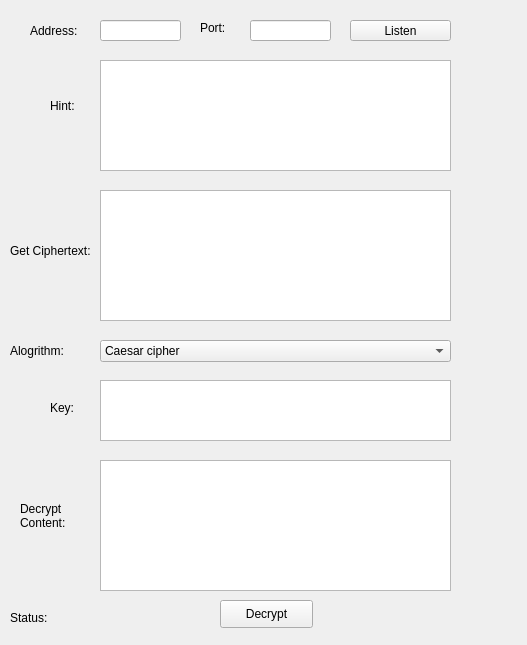
<?xml version="1.0" encoding="UTF-8"?>
<ui version="4.0">
 <class>cryptDlg</class>
 <widget class="QWidget" name="cryptDlg">
  <property name="geometry">
   <rect>
    <x>0</x>
    <y>0</y>
    <width>527</width>
    <height>645</height>
   </rect>
  </property>
  <property name="windowTitle">
   <string>Form</string>
  </property>
  <widget class="QTextEdit" name="getCipherTextEdit">
   <property name="geometry">
    <rect>
     <x>100</x>
     <y>190</y>
     <width>351</width>
     <height>131</height>
    </rect>
   </property>
  </widget>
  <widget class="QTextEdit" name="putPlaintextEdit">
   <property name="geometry">
    <rect>
     <x>100</x>
     <y>460</y>
     <width>351</width>
     <height>131</height>
    </rect>
   </property>
  </widget>
  <widget class="QLabel" name="label_3">
   <property name="geometry">
    <rect>
     <x>10</x>
     <y>230</y>
     <width>91</width>
     <height>41</height>
    </rect>
   </property>
   <property name="text">
    <string>Get Ciphertext:</string>
   </property>
   <property name="wordWrap">
    <bool>true</bool>
   </property>
  </widget>
  <widget class="QLabel" name="label_2">
   <property name="geometry">
    <rect>
     <x>20</x>
     <y>490</y>
     <width>71</width>
     <height>51</height>
    </rect>
   </property>
   <property name="text">
    <string>Decrypt Content:</string>
   </property>
   <property name="wordWrap">
    <bool>true</bool>
   </property>
  </widget>
  <widget class="QLabel" name="label_4">
   <property name="geometry">
    <rect>
     <x>10</x>
     <y>330</y>
     <width>91</width>
     <height>41</height>
    </rect>
   </property>
   <property name="text">
    <string>Alogrithm:</string>
   </property>
   <property name="wordWrap">
    <bool>true</bool>
   </property>
  </widget>
  <widget class="QPushButton" name="decryptBtn">
   <property name="geometry">
    <rect>
     <x>220</x>
     <y>600</y>
     <width>93</width>
     <height>28</height>
    </rect>
   </property>
   <property name="text">
    <string>Decrypt</string>
   </property>
  </widget>
  <widget class="QComboBox" name="alogrithmBox">
   <property name="geometry">
    <rect>
     <x>100</x>
     <y>340</y>
     <width>351</width>
     <height>22</height>
    </rect>
   </property>
   <item>
    <property name="text">
     <string>Caesar cipher</string>
    </property>
   </item>
   <item>
    <property name="text">
     <string>Keyword cipher</string>
    </property>
   </item>
   <item>
    <property name="text">
     <string>Multiliteral cipher</string>
    </property>
   </item>
   <item>
    <property name="text">
     <string>Affine cipher</string>
    </property>
   </item>
   <item>
    <property name="text">
     <string>Vigenere cipher</string>
    </property>
   </item>
   <item>
    <property name="text">
     <string>Autokey plaintext</string>
    </property>
   </item>
   <item>
    <property name="text">
     <string>Autokey ciphertext</string>
    </property>
   </item>
   <item>
    <property name="text">
     <string>Playfair cipher</string>
    </property>
   </item>
   <item>
    <property name="text">
     <string>Permutation cipher</string>
    </property>
   </item>
   <item>
    <property name="text">
     <string>Column permutation cipher</string>
    </property>
   </item>
   <item>
    <property name="text">
     <string>Double-Transposition cipher</string>
    </property>
   </item>
   <item>
    <property name="text">
     <string>RC4</string>
    </property>
   </item>
   <item>
    <property name="text">
     <string>CA</string>
    </property>
   </item>
   <item>
    <property name="text">
     <string>DES</string>
    </property>
   </item>
   <item>
    <property name="text">
     <string>AES</string>
    </property>
   </item>
   <item>
    <property name="text">
     <string>RSA</string>
    </property>
   </item>
   <item>
    <property name="text">
     <string>ECC</string>
    </property>
   </item>
  </widget>
  <widget class="QLabel" name="label_5">
   <property name="geometry">
    <rect>
     <x>50</x>
     <y>400</y>
     <width>41</width>
     <height>16</height>
    </rect>
   </property>
   <property name="text">
    <string>Key:</string>
   </property>
  </widget>
  <widget class="QTextEdit" name="keyTextEdit">
   <property name="geometry">
    <rect>
     <x>100</x>
     <y>380</y>
     <width>351</width>
     <height>61</height>
    </rect>
   </property>
  </widget>
  <widget class="QLabel" name="label_6">
   <property name="geometry">
    <rect>
     <x>50</x>
     <y>90</y>
     <width>51</width>
     <height>31</height>
    </rect>
   </property>
   <property name="text">
    <string>Hint:</string>
   </property>
  </widget>
  <widget class="QPlainTextEdit" name="textRecv">
   <property name="geometry">
    <rect>
     <x>100</x>
     <y>60</y>
     <width>351</width>
     <height>111</height>
    </rect>
   </property>
  </widget>
  <widget class="QLineEdit" name="editAddress">
   <property name="geometry">
    <rect>
     <x>100</x>
     <y>20</y>
     <width>81</width>
     <height>21</height>
    </rect>
   </property>
  </widget>
  <widget class="QLineEdit" name="editPort">
   <property name="geometry">
    <rect>
     <x>250</x>
     <y>20</y>
     <width>81</width>
     <height>21</height>
    </rect>
   </property>
  </widget>
  <widget class="QLabel" name="label">
   <property name="geometry">
    <rect>
     <x>200</x>
     <y>20</y>
     <width>40</width>
     <height>16</height>
    </rect>
   </property>
   <property name="text">
    <string>Port:</string>
   </property>
  </widget>
  <widget class="QPushButton" name="btnListen">
   <property name="geometry">
    <rect>
     <x>350</x>
     <y>20</y>
     <width>101</width>
     <height>21</height>
    </rect>
   </property>
   <property name="text">
    <string>Listen</string>
   </property>
  </widget>
  <widget class="QLabel" name="label_7">
   <property name="geometry">
    <rect>
     <x>30</x>
     <y>20</y>
     <width>71</width>
     <height>21</height>
    </rect>
   </property>
   <property name="text">
    <string>Address:</string>
   </property>
  </widget>
  <widget class="QLabel" name="statusLabel">
   <property name="geometry">
    <rect>
     <x>10</x>
     <y>610</y>
     <width>161</width>
     <height>16</height>
    </rect>
   </property>
   <property name="text">
    <string>Status:</string>
   </property>
  </widget>
 </widget>
 <resources/>
 <connections/>
</ui>
